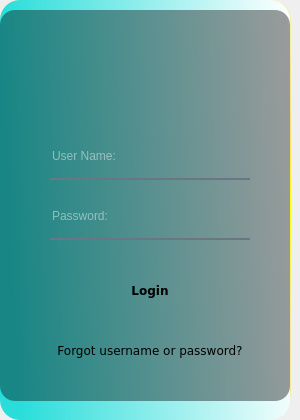
<?xml version="1.0" encoding="UTF-8"?>
<ui version="4.0">
 <class>LoginWidget</class>
 <widget class="QWidget" name="LoginWidget">
  <property name="geometry">
   <rect>
    <x>0</x>
    <y>0</y>
    <width>300</width>
    <height>420</height>
   </rect>
  </property>
  <property name="windowTitle">
   <string>LoginWidget</string>
  </property>
  <widget class="QWidget" name="widget" native="true">
   <property name="geometry">
    <rect>
     <x>29</x>
     <y>29</y>
     <width>370</width>
     <height>480</height>
    </rect>
   </property>
   <property name="styleSheet">
    <string notr="true">border-radius:20px;</string>
   </property>
   <widget class="QLabel" name="label_4">
    <property name="geometry">
     <rect>
      <x>150</x>
      <y>110</y>
      <width>90</width>
      <height>40</height>
     </rect>
    </property>
    <property name="font">
     <font>
      <family>DejaVu Sans</family>
      <pointsize>12</pointsize>
      <bold>true</bold>
     </font>
    </property>
    <property name="styleSheet">
     <string notr="true">color:rgba(255,255,255,210);</string>
    </property>
    <property name="text">
     <string>Login</string>
    </property>
    <property name="alignment">
     <set>Qt::AlignCenter</set>
    </property>
   </widget>
  </widget>
  <widget class="QLabel" name="label_2">
   <property name="geometry">
    <rect>
     <x>0</x>
     <y>0</y>
     <width>291</width>
     <height>411</height>
    </rect>
   </property>
   <property name="styleSheet">
    <string notr="true">background-color: qconicalgradient(cx:0, cy:0, angle:135, stop:0 rgba(255, 255, 0, 69), stop:0.375 rgba(255, 255, 0, 69), stop:0.423533 rgba(251, 255, 0, 145), stop:0.45 rgba(247, 255, 0, 208), stop:0.477581 rgba(255, 244, 71, 130), stop:0.518717 rgba(255, 218, 71, 130), stop:0.55 rgba(255, 255, 0, 255), stop:0.57754 rgba(255, 203, 0, 130), stop:0.625 rgba(255, 255, 0, 69), stop:1 rgba(255, 255, 0, 69));
border-radius:20px;</string>
   </property>
  </widget>
  <widget class="QLabel" name="label">
   <property name="geometry">
    <rect>
     <x>0</x>
     <y>0</y>
     <width>290</width>
     <height>420</height>
    </rect>
   </property>
   <property name="styleSheet">
    <string notr="true">background-color: qlineargradient(spread:pad, x1:0, y1:0.068, x2:1, y2:0, stop:0 rgba(40, 221, 218, 255), stop:1 rgba(255, 255, 255, 255));
border-radius:20px;</string>
   </property>
  </widget>
  <widget class="QLabel" name="label_3">
   <property name="geometry">
    <rect>
     <x>0</x>
     <y>10</y>
     <width>290</width>
     <height>391</height>
    </rect>
   </property>
   <property name="styleSheet">
    <string notr="true">background-color:rgba(0,0,0,100);
border-radius:15px;</string>
   </property>
  </widget>
  <widget class="QLineEdit" name="userNameLineEdit">
   <property name="geometry">
    <rect>
     <x>50</x>
     <y>140</y>
     <width>200</width>
     <height>40</height>
    </rect>
   </property>
   <property name="styleSheet">
    <string notr="true">background-color:rgba(0,0,0,0);
border:none;
border-bottom: 2px solid rgba(105,118, 132, 255);
color:rgba(255,255,255,230);
padding-bottom:7px;</string>
   </property>
   <property name="frame">
    <bool>true</bool>
   </property>
   <property name="echoMode">
    <enum>QLineEdit::Normal</enum>
   </property>
   <property name="alignment">
    <set>Qt::AlignLeading|Qt::AlignLeft|Qt::AlignVCenter</set>
   </property>
   <property name="placeholderText">
    <string>User Name:</string>
   </property>
   <property name="clearButtonEnabled">
    <bool>true</bool>
   </property>
  </widget>
  <widget class="QLineEdit" name="passwordLineEdit">
   <property name="geometry">
    <rect>
     <x>50</x>
     <y>200</y>
     <width>200</width>
     <height>40</height>
    </rect>
   </property>
   <property name="styleSheet">
    <string notr="true">background-color:rgba(0,0,0,0);
border:none;
border-bottom: 2px solid rgba(105,118, 132, 255);
color:rgba(255,255,255,230);
padding-bottom:7px;</string>
   </property>
   <property name="frame">
    <bool>true</bool>
   </property>
   <property name="echoMode">
    <enum>QLineEdit::Password</enum>
   </property>
   <property name="alignment">
    <set>Qt::AlignLeading|Qt::AlignLeft|Qt::AlignVCenter</set>
   </property>
   <property name="placeholderText">
    <string>Password:</string>
   </property>
   <property name="clearButtonEnabled">
    <bool>true</bool>
   </property>
  </widget>
  <widget class="QPushButton" name="loginButton">
   <property name="geometry">
    <rect>
     <x>50</x>
     <y>270</y>
     <width>200</width>
     <height>40</height>
    </rect>
   </property>
   <property name="font">
    <font>
     <family>DejaVu Sans</family>
     <bold>true</bold>
    </font>
   </property>
   <property name="styleSheet">
    <string notr="true">background-color: qlineargradient(spread:pad, x1:0, y1:0, x2:1, y2:0, stop:0 rgba(245, 224, 176, 255), stop:0.09 rgba(246, 189, 237, 255), stop:0.14 rgba(194, 207, 246, 255), stop:0.19 rgba(184, 160, 168, 255), stop:0.25 rgba(171, 186, 248, 255), stop:0.32 rgba(243, 248, 224, 255), stop:0.385 rgba(249, 162, 183, 255), stop:0.47 rgba(100, 115, 124, 255), stop:0.58 rgba(251, 205, 202, 255), stop:0.65 rgba(170, 128, 185, 255), stop:0.75 rgba(252, 222, 204, 255), stop:0.805 rgba(206, 122, 218, 255), stop:0.86 rgba(254, 223, 175, 255), stop:0.91 rgba(254, 236, 244, 255), stop:1 rgba(255, 191, 221, 255));
selection-color: qradialgradient(spread:repeat, cx:0.5, cy:0.5, radius:0.077, fx:0.5, fy:0.5, stop:0 rgba(0, 169, 255, 147), stop:0.497326 rgba(0, 0, 0, 147), stop:1 rgba(0, 169, 255, 147));
border-radius:5px;</string>
   </property>
   <property name="text">
    <string>Login</string>
   </property>
   <property name="flat">
    <bool>false</bool>
   </property>
  </widget>
  <widget class="QPushButton" name="pushButton_2">
   <property name="geometry">
    <rect>
     <x>50</x>
     <y>330</y>
     <width>200</width>
     <height>40</height>
    </rect>
   </property>
   <property name="font">
    <font>
     <family>DejaVu Sans</family>
     <pointsize>9</pointsize>
     <bold>false</bold>
    </font>
   </property>
   <property name="text">
    <string>Forgot username or password?</string>
   </property>
   <property name="flat">
    <bool>true</bool>
   </property>
  </widget>
  <widget class="QLabel" name="label_5">
   <property name="geometry">
    <rect>
     <x>120</x>
     <y>50</y>
     <width>57</width>
     <height>41</height>
    </rect>
   </property>
   <property name="styleSheet">
    <string notr="true">image: url(:/icons/buttons/account.png);</string>
   </property>
  </widget>
  <widget class="QLabel" name="statusLabel">
   <property name="geometry">
    <rect>
     <x>60</x>
     <y>310</y>
     <width>181</width>
     <height>20</height>
    </rect>
   </property>
  </widget>
  <action name="actionLogin">
   <property name="text">
    <string>Login</string>
   </property>
   <property name="shortcut">
    <string>Enter</string>
   </property>
  </action>
 </widget>
 <resources/>
 <connections>
  <connection>
   <sender>loginButton</sender>
   <signal>clicked()</signal>
   <receiver>actionLogin</receiver>
   <slot>trigger()</slot>
   <hints>
    <hint type="sourcelabel">
     <x>149</x>
     <y>289</y>
    </hint>
    <hint type="destinationlabel">
     <x>-1</x>
     <y>-1</y>
    </hint>
   </hints>
  </connection>
 </connections>
</ui>
